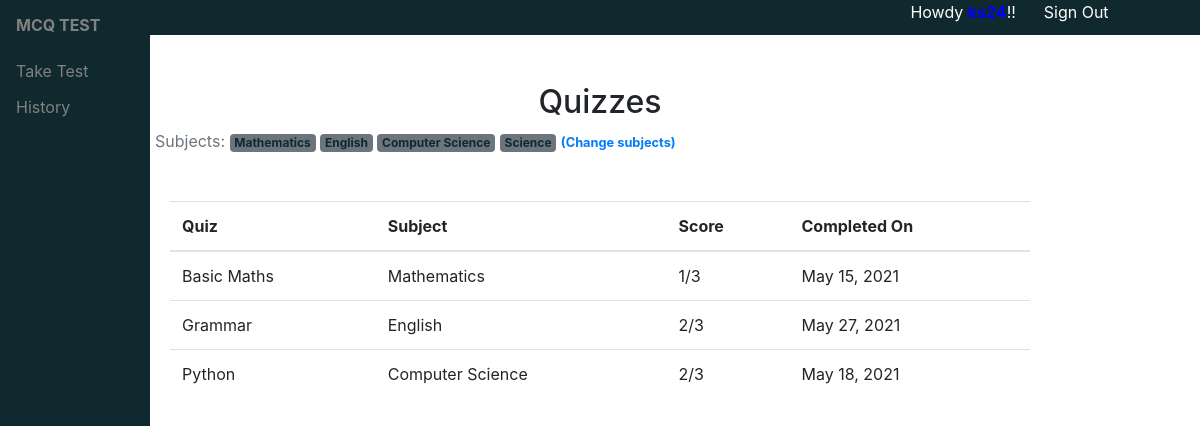
Page /students/quiztaken/ (signed in) on the committed database.
### takeQuiz/models.py (models this page shows, shortened)
class Subject(models.Model):
    name = models.CharField(max_length=30)
    def get_html_badge(self):
        name = escape(self.name)
        html = '<span class = "badge badge-secondary" style="color: #0f292f">%s</span>' % (name)
        return mark_safe(html)

class TakenQuiz(models.Model):
    student = models.ForeignKey(Student, on_delete=models.CASCADE, related_name='taken_quizzes')
    quiz = models.ForeignKey(Quiz, on_delete=models.CASCADE, related_name='taken_quizzes')
    correct_answer = models.IntegerField()
    total_question = models.IntegerField()
    date = models.DateField(default=date.today(), blank=True)

class Quiz(models.Model):
    name = models.CharField(max_length=255)
    date_created = models.DateField(default=date.today(), blank=True)
    expiration_date = models.DateField(default=date.today() + timedelta(15), blank=True)
    subject = models.ForeignKey(Subject, on_delete=models.CASCADE, related_name='quizzes')

### takeQuiz/views.py (the view)
# urls.py: path('quiztaken/', TakenQuizListView.as_view(), name = 'taken_quiz'),
@method_decorator([login_required, student_required], name='dispatch')
class TakenQuizListView(ListView):
    model = TakenQuiz
    context_object_name = 'taken_quizzes'
    template_name = 'takeQuiz/students/taken_quiz.html'
    def get_queryset(self):
        queryset = self.request.user.student.taken_quizzes \
            .select_related('quiz') \
            .order_by('quiz__name')
        return queryset

### takeQuiz/templates/takeQuiz/students/taken_quiz.html
{% extends 'base.html' %}
{% block content %}
  {% include 'takeQuiz/students/header.html' with active='quiztaken' %}
  <div class="container">
    <table class="table">
      <thead>
        <tr>
          <th>Quiz</th>
          <th>Subject</th>
          <th>Score</th>
          <th>Completed On</th>
        </tr>
      </thead>
      <tbody>
        {% for taken_quiz in taken_quizzes %}
          <tr>
            <td>{{ taken_quiz.quiz.name }}</td>
            <td>{{ taken_quiz.quiz.subject.name }}</td>
            <td>{{ taken_quiz.correct_answer }}/{{ taken_quiz.total_question }}</td>
            <td>{{ taken_quiz.date }}</td>
          </tr>
        {% empty %}
          <tr>
            <td class="bg-light text-center" colspan="3">You haven't completed any quiz yet.<br>Go, Get started!</td>
          </tr>
        {% endfor %}
      </tbody>
    </table>
  </div>
{% endblock %}

### templates/base.html (shortened to what this page needs)
{% load static %}<!doctype html>
<html lang="en">
  <head>
    <link rel="stylesheet" href="https://maxcdn.bootstrapcdn.com/bootstrap/4.0.0/css/bootstrap.min.css">
    <link rel="stylesheet" type="text/css" href="{% static 'css/app.css' %}">
  </head>
  <body>
    <div class="sidenav">
      <a href="{% url 'home' %}" style="padding-top: 3px;"><strong>MCQ TEST</strong></a>
      <a href="{% url 'students:quiz_list' %}" style="margin-top: 10px;">Take Test</a>
      <a href="{% url 'students:taken_quiz' %}">History</a>
    </div>
    <div id="header" class="col-lg-12" style="background-color: #0f292f; height: 35px; text-align: center;">
        {% if user.is_authenticated %}
          <span style="color: white; margin-left: 70%;">Howdy <strong style="color: blue;">{{ user.username }}</strong>!!</span>
          <a href="{% url 'logout' %}"><span style="color: white; margin-left: 2%;">Sign Out<span></a>
        {% else %}
          <a href="{% url 'login' %}"><span style="color: white; margin-left: 75%;">Log in<span></a>
          <a href="{% url 'signup' %}"><span style="color : white; margin-left: 2%;"> Sign up</span></a>
        {% endif %}
    </div>
    <div class="container my-5">
      <div class="row justify-content-center">
        <div class="col-md-10 col-sm-12">
            <div class="container">
              {% block content %}
              {% endblock %}
            </div>
        </div>
      </div>
    </div>
  </body>
</html>

### takeQuiz/templates/takeQuiz/students/header.html
<h2 style="text-align: center;">Quizzes</h2>
<p class="text-muted">
    Subjects:{% for subject in user.student.subjects.all %} {{ subject.get_html_badge }}{% endfor %}
    <a href="{% url 'students:student_subjects' %}"><small><b>(Change subjects)</b></small></a>
</p>
<a class="nav-link{% if active == 'new' %} active{% endif %}" href="{% url 'students:quiz_list' %}"></a>
<a class="nav-link{% if active == 'quiztaken' %} active{% endif %}" href="{% url 'students:taken_quiz' %}"></a>

### templates/base.html (style rules this page uses)
.sidenav { height: 100%; width: 150px; position: fixed; z-index: 1; top: 0; left: 0; background-color: #0f292f; overflow-x: hidden; padding-top: 10px; }
.sidenav a { padding: 6px 8px 6px 16px; text-decoration: none; font-size: 16px; color: #818181; display: block; }

### rows in the picture
Subject: get_html_badge "Mathematics"
Subject: get_html_badge "English"
Subject: get_html_badge "Computer Science"
Subject: get_html_badge "Science"
TakenQuiz: quiz.name "Basic Maths", quiz.subject.name "Mathematics", correct_answer "1", total_question "3", date "May 15, 2021"
TakenQuiz: quiz.name "Grammar", quiz.subject.name "English", correct_answer "2", total_question "3", date "May 27, 2021"
TakenQuiz: quiz.name "Python", quiz.subject.name "Computer Science", correct_answer "2", total_question "3", date "May 18, 2021"
